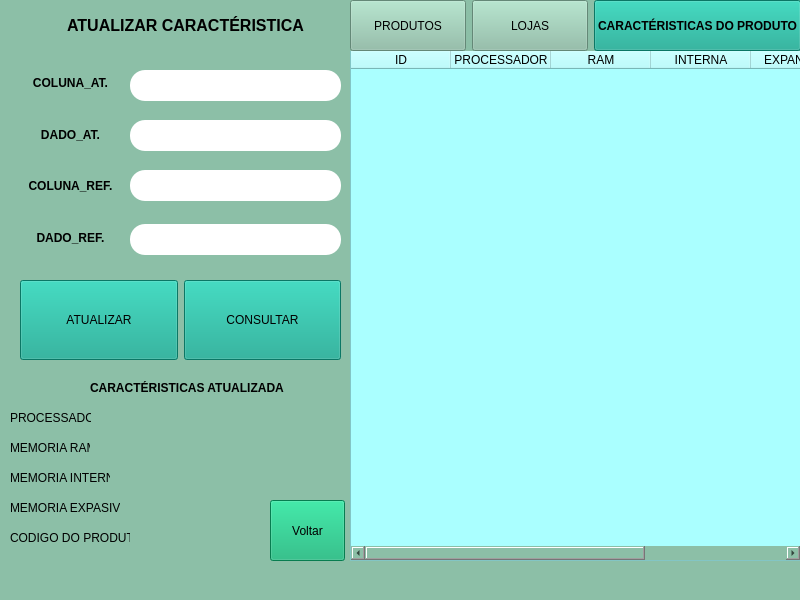
<?xml version="1.0" encoding="UTF-8"?>
<ui version="4.0">
 <class>MainWindow</class>
 <widget class="QMainWindow" name="MainWindow">
  <property name="geometry">
   <rect>
    <x>0</x>
    <y>0</y>
    <width>800</width>
    <height>600</height>
   </rect>
  </property>
  <property name="windowTitle">
   <string>MainWindow</string>
  </property>
  <property name="styleSheet">
   <string notr="true">background-color:rgb(140, 191, 167)</string>
  </property>
  <widget class="QWidget" name="centralwidget">
   <widget class="QTableWidget" name="tableWidget">
    <property name="geometry">
     <rect>
      <x>350</x>
      <y>50</y>
      <width>451</width>
      <height>511</height>
     </rect>
    </property>
    <property name="styleSheet">
     <string notr="true">background-color: rgb(170, 255, 255);</string>
    </property>
    <column>
     <property name="text">
      <string>ID</string>
     </property>
    </column>
    <column>
     <property name="text">
      <string>PROCESSADOR</string>
     </property>
    </column>
    <column>
     <property name="text">
      <string>RAM</string>
     </property>
    </column>
    <column>
     <property name="text">
      <string>INTERNA</string>
     </property>
    </column>
    <column>
     <property name="text">
      <string>EXPANSIVEL</string>
     </property>
    </column>
    <column>
     <property name="text">
      <string>CODIGO_PROD.</string>
     </property>
    </column>
   </widget>
   <widget class="QLabel" name="label">
    <property name="geometry">
     <rect>
      <x>40</x>
      <y>0</y>
      <width>291</width>
      <height>51</height>
     </rect>
    </property>
    <property name="text">
     <string>&lt;html&gt;&lt;head/&gt;&lt;body&gt;&lt;p&gt;&lt;span style=&quot; font-size:12pt; font-weight:600;&quot;&gt;ATUALIZAR CARACTÉRISTICA&lt;/span&gt;&lt;/p&gt;&lt;/body&gt;&lt;/html&gt;</string>
    </property>
    <property name="alignment">
     <set>Qt::AlignCenter</set>
    </property>
   </widget>
   <widget class="QWidget" name="horizontalLayoutWidget">
    <property name="geometry">
     <rect>
      <x>350</x>
      <y>0</y>
      <width>451</width>
      <height>51</height>
     </rect>
    </property>
    <layout class="QHBoxLayout" name="horizontalLayout">
     <item>
      <widget class="QPushButton" name="pushButton_5">
       <property name="sizePolicy">
        <sizepolicy hsizetype="Preferred" vsizetype="Preferred">
         <horstretch>0</horstretch>
         <verstretch>0</verstretch>
        </sizepolicy>
       </property>
       <property name="text">
        <string>PRODUTOS</string>
       </property>
      </widget>
     </item>
     <item>
      <widget class="QPushButton" name="pushButton_4">
       <property name="sizePolicy">
        <sizepolicy hsizetype="Preferred" vsizetype="Preferred">
         <horstretch>0</horstretch>
         <verstretch>0</verstretch>
        </sizepolicy>
       </property>
       <property name="text">
        <string>LOJAS</string>
       </property>
      </widget>
     </item>
     <item>
      <widget class="QPushButton" name="pushButton_3">
       <property name="sizePolicy">
        <sizepolicy hsizetype="Preferred" vsizetype="Preferred">
         <horstretch>0</horstretch>
         <verstretch>0</verstretch>
        </sizepolicy>
       </property>
       <property name="font">
        <font>
         <weight>75</weight>
         <bold>true</bold>
        </font>
       </property>
       <property name="styleSheet">
        <string notr="true">
background-color: rgb(15, 166, 141);</string>
       </property>
       <property name="text">
        <string>CARACTÉRISTICAS DO PRODUTO</string>
       </property>
      </widget>
     </item>
    </layout>
   </widget>
   <widget class="QLabel" name="label_7">
    <property name="geometry">
     <rect>
      <x>10</x>
      <y>410</y>
      <width>81</width>
      <height>16</height>
     </rect>
    </property>
    <property name="text">
     <string>PROCESSADOR:</string>
    </property>
   </widget>
   <widget class="QLabel" name="label_8">
    <property name="geometry">
     <rect>
      <x>100</x>
      <y>410</y>
      <width>121</width>
      <height>16</height>
     </rect>
    </property>
    <property name="text">
     <string/>
    </property>
   </widget>
   <widget class="QLabel" name="label_9">
    <property name="geometry">
     <rect>
      <x>10</x>
      <y>440</y>
      <width>91</width>
      <height>16</height>
     </rect>
    </property>
    <property name="text">
     <string>MEMORIA RAM:</string>
    </property>
   </widget>
   <widget class="QLabel" name="label_10">
    <property name="geometry">
     <rect>
      <x>90</x>
      <y>440</y>
      <width>121</width>
      <height>16</height>
     </rect>
    </property>
    <property name="text">
     <string/>
    </property>
   </widget>
   <widget class="QLabel" name="label_11">
    <property name="geometry">
     <rect>
      <x>10</x>
      <y>470</y>
      <width>101</width>
      <height>16</height>
     </rect>
    </property>
    <property name="text">
     <string>MEMORIA INTERNA:</string>
    </property>
   </widget>
   <widget class="QLabel" name="label_12">
    <property name="geometry">
     <rect>
      <x>110</x>
      <y>470</y>
      <width>111</width>
      <height>16</height>
     </rect>
    </property>
    <property name="text">
     <string/>
    </property>
   </widget>
   <widget class="QLabel" name="label_13">
    <property name="geometry">
     <rect>
      <x>10</x>
      <y>500</y>
      <width>111</width>
      <height>16</height>
     </rect>
    </property>
    <property name="text">
     <string>MEMORIA EXPASIVEL:</string>
    </property>
   </widget>
   <widget class="QLabel" name="label_14">
    <property name="geometry">
     <rect>
      <x>120</x>
      <y>500</y>
      <width>111</width>
      <height>16</height>
     </rect>
    </property>
    <property name="text">
     <string/>
    </property>
   </widget>
   <widget class="QLabel" name="label_15">
    <property name="geometry">
     <rect>
      <x>10</x>
      <y>530</y>
      <width>121</width>
      <height>16</height>
     </rect>
    </property>
    <property name="text">
     <string>CODIGO DO PRODUTO:</string>
    </property>
   </widget>
   <widget class="QLabel" name="label_16">
    <property name="geometry">
     <rect>
      <x>130</x>
      <y>530</y>
      <width>121</width>
      <height>16</height>
     </rect>
    </property>
    <property name="text">
     <string/>
    </property>
   </widget>
   <widget class="QLabel" name="label_17">
    <property name="geometry">
     <rect>
      <x>90</x>
      <y>380</y>
      <width>221</width>
      <height>16</height>
     </rect>
    </property>
    <property name="text">
     <string>&lt;html&gt;&lt;head/&gt;&lt;body&gt;&lt;p&gt;&lt;span style=&quot; font-weight:600;&quot;&gt; CARACTÉRISTICAS ATUALIZADA&lt;/span&gt;&lt;/p&gt;&lt;/body&gt;&lt;/html&gt;</string>
    </property>
   </widget>
   <widget class="QWidget" name="horizontalLayoutWidget_2">
    <property name="geometry">
     <rect>
      <x>20</x>
      <y>280</y>
      <width>321</width>
      <height>80</height>
     </rect>
    </property>
    <layout class="QHBoxLayout" name="horizontalLayout_2">
     <item>
      <widget class="QPushButton" name="pushButton">
       <property name="sizePolicy">
        <sizepolicy hsizetype="Preferred" vsizetype="Preferred">
         <horstretch>0</horstretch>
         <verstretch>0</verstretch>
        </sizepolicy>
       </property>
       <property name="styleSheet">
        <string notr="true">
background-color: rgb(15, 166, 141);</string>
       </property>
       <property name="text">
        <string>ATUALIZAR</string>
       </property>
      </widget>
     </item>
     <item>
      <widget class="QPushButton" name="pushButton_2">
       <property name="sizePolicy">
        <sizepolicy hsizetype="Preferred" vsizetype="Preferred">
         <horstretch>0</horstretch>
         <verstretch>0</verstretch>
        </sizepolicy>
       </property>
       <property name="styleSheet">
        <string notr="true">
background-color: rgb(15, 166, 141);</string>
       </property>
       <property name="text">
        <string>CONSULTAR</string>
       </property>
      </widget>
     </item>
    </layout>
   </widget>
   <widget class="QWidget" name="verticalLayoutWidget">
    <property name="geometry">
     <rect>
      <x>10</x>
      <y>60</y>
      <width>121</width>
      <height>201</height>
     </rect>
    </property>
    <layout class="QVBoxLayout" name="verticalLayout">
     <item>
      <widget class="QLabel" name="label_2">
       <property name="text">
        <string>&lt;html&gt;&lt;head/&gt;&lt;body&gt;&lt;p&gt;&lt;span style=&quot; font-weight:600;&quot;&gt;COLUNA_AT.&lt;/span&gt;&lt;/p&gt;&lt;/body&gt;&lt;/html&gt;</string>
       </property>
       <property name="alignment">
        <set>Qt::AlignCenter</set>
       </property>
      </widget>
     </item>
     <item>
      <widget class="QLabel" name="label_3">
       <property name="text">
        <string>&lt;html&gt;&lt;head/&gt;&lt;body&gt;&lt;p&gt;&lt;span style=&quot; font-weight:600;&quot;&gt;DADO_AT.&lt;/span&gt;&lt;/p&gt;&lt;/body&gt;&lt;/html&gt;</string>
       </property>
       <property name="alignment">
        <set>Qt::AlignCenter</set>
       </property>
      </widget>
     </item>
     <item>
      <widget class="QLabel" name="label_4">
       <property name="text">
        <string>&lt;html&gt;&lt;head/&gt;&lt;body&gt;&lt;p&gt;&lt;span style=&quot; font-weight:600;&quot;&gt;COLUNA_REF.&lt;/span&gt;&lt;/p&gt;&lt;/body&gt;&lt;/html&gt;</string>
       </property>
       <property name="alignment">
        <set>Qt::AlignCenter</set>
       </property>
      </widget>
     </item>
     <item>
      <widget class="QLabel" name="label_5">
       <property name="text">
        <string>&lt;html&gt;&lt;head/&gt;&lt;body&gt;&lt;p&gt;&lt;span style=&quot; font-weight:600;&quot;&gt;DADO_REF.&lt;/span&gt;&lt;/p&gt;&lt;/body&gt;&lt;/html&gt;</string>
       </property>
       <property name="alignment">
        <set>Qt::AlignCenter</set>
       </property>
      </widget>
     </item>
    </layout>
   </widget>
   <widget class="QPushButton" name="pushButton_6">
    <property name="geometry">
     <rect>
      <x>270</x>
      <y>500</y>
      <width>75</width>
      <height>61</height>
     </rect>
    </property>
    <property name="styleSheet">
     <string notr="true">background-color: rgb(10, 175, 112);
</string>
    </property>
    <property name="text">
     <string>Voltar</string>
    </property>
   </widget>
   <widget class="QLineEdit" name="lineEdit">
    <property name="geometry">
     <rect>
      <x>130</x>
      <y>224</y>
      <width>211</width>
      <height>31</height>
     </rect>
    </property>
    <property name="sizePolicy">
     <sizepolicy hsizetype="Preferred" vsizetype="Preferred">
      <horstretch>0</horstretch>
      <verstretch>0</verstretch>
     </sizepolicy>
    </property>
    <property name="font">
     <font>
      <pointsize>12</pointsize>
     </font>
    </property>
    <property name="styleSheet">
     <string notr="true">background-color: rgb(255, 170, 0);
border-color: qlineargradient(spread:pad, x1:0, y1:0, x2:1, y2:0, stop:0 rgba(0, 0, 0, 255), stop:1 rgba(255, 255, 255, 255));
border-color: rgb(0, 0, 0);
border-radius:15px;
background-color: rgb(255, 255, 255);
border-color: qlineargradient(spread:pad, x1:0, y1:0, x2:1, y2:0, stop:0 rgba(0, 0, 0, 255), stop:1 rgba(255, 255, 255, 255));
border-width: 2px; 
border - style:outset;
border - color:black;</string>
    </property>
   </widget>
   <widget class="QLineEdit" name="lineEdit_2">
    <property name="geometry">
     <rect>
      <x>130</x>
      <y>170</y>
      <width>211</width>
      <height>31</height>
     </rect>
    </property>
    <property name="sizePolicy">
     <sizepolicy hsizetype="Preferred" vsizetype="Preferred">
      <horstretch>0</horstretch>
      <verstretch>0</verstretch>
     </sizepolicy>
    </property>
    <property name="font">
     <font>
      <pointsize>12</pointsize>
     </font>
    </property>
    <property name="styleSheet">
     <string notr="true">background-color: rgb(255, 170, 0);
border-color: qlineargradient(spread:pad, x1:0, y1:0, x2:1, y2:0, stop:0 rgba(0, 0, 0, 255), stop:1 rgba(255, 255, 255, 255));
border-color: rgb(0, 0, 0);
border-radius:15px;
background-color: rgb(255, 255, 255);
border-color: qlineargradient(spread:pad, x1:0, y1:0, x2:1, y2:0, stop:0 rgba(0, 0, 0, 255), stop:1 rgba(255, 255, 255, 255));
border-width: 2px; 
border - style:outset;
border - color:black;</string>
    </property>
   </widget>
   <widget class="QLineEdit" name="lineEdit_3">
    <property name="geometry">
     <rect>
      <x>130</x>
      <y>120</y>
      <width>211</width>
      <height>31</height>
     </rect>
    </property>
    <property name="sizePolicy">
     <sizepolicy hsizetype="Preferred" vsizetype="Preferred">
      <horstretch>0</horstretch>
      <verstretch>0</verstretch>
     </sizepolicy>
    </property>
    <property name="font">
     <font>
      <pointsize>12</pointsize>
     </font>
    </property>
    <property name="styleSheet">
     <string notr="true">background-color: rgb(255, 170, 0);
border-color: qlineargradient(spread:pad, x1:0, y1:0, x2:1, y2:0, stop:0 rgba(0, 0, 0, 255), stop:1 rgba(255, 255, 255, 255));
border-color: rgb(0, 0, 0);
border-radius:15px;
background-color: rgb(255, 255, 255);
border-color: qlineargradient(spread:pad, x1:0, y1:0, x2:1, y2:0, stop:0 rgba(0, 0, 0, 255), stop:1 rgba(255, 255, 255, 255));
border-width: 2px; 
border - style:outset;
border - color:black;</string>
    </property>
   </widget>
   <widget class="QLineEdit" name="lineEdit_4">
    <property name="geometry">
     <rect>
      <x>130</x>
      <y>70</y>
      <width>211</width>
      <height>31</height>
     </rect>
    </property>
    <property name="sizePolicy">
     <sizepolicy hsizetype="Preferred" vsizetype="Preferred">
      <horstretch>0</horstretch>
      <verstretch>0</verstretch>
     </sizepolicy>
    </property>
    <property name="font">
     <font>
      <pointsize>12</pointsize>
     </font>
    </property>
    <property name="styleSheet">
     <string notr="true">background-color: rgb(255, 170, 0);
border-color: qlineargradient(spread:pad, x1:0, y1:0, x2:1, y2:0, stop:0 rgba(0, 0, 0, 255), stop:1 rgba(255, 255, 255, 255));
border-color: rgb(0, 0, 0);
border-radius:15px;
background-color: rgb(255, 255, 255);
border-color: qlineargradient(spread:pad, x1:0, y1:0, x2:1, y2:0, stop:0 rgba(0, 0, 0, 255), stop:1 rgba(255, 255, 255, 255));
border-width: 2px; 
border - style:outset;
border - color:black;</string>
    </property>
   </widget>
  </widget>
  <widget class="QMenuBar" name="menubar">
   <property name="geometry">
    <rect>
     <x>0</x>
     <y>0</y>
     <width>800</width>
     <height>21</height>
    </rect>
   </property>
  </widget>
  <widget class="QStatusBar" name="statusbar"/>
 </widget>
 <resources/>
 <connections/>
</ui>
